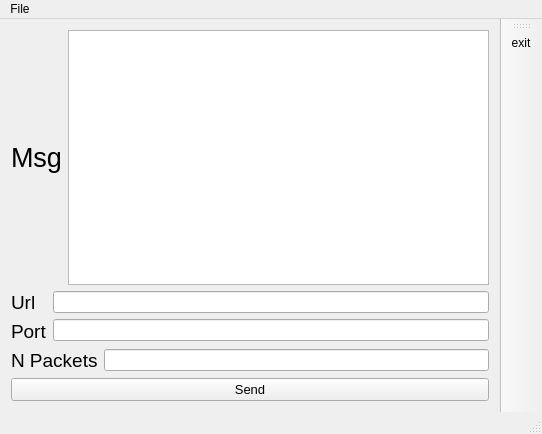
<?xml version="1.0" encoding="UTF-8"?>
<ui version="4.0">
 <class>MainWindow</class>
 <widget class="QMainWindow" name="MainWindow">
  <property name="geometry">
   <rect>
    <x>0</x>
    <y>0</y>
    <width>542</width>
    <height>434</height>
   </rect>
  </property>
  <property name="windowTitle">
   <string>MainWindow</string>
  </property>
  <widget class="QWidget" name="centralWidget">
   <layout class="QVBoxLayout" name="verticalLayout_3">
    <item>
     <layout class="QHBoxLayout" name="horizontalLayout">
      <item>
       <widget class="QLabel" name="label_3">
        <property name="font">
         <font>
          <pointsize>20</pointsize>
         </font>
        </property>
        <property name="text">
         <string>Msg</string>
        </property>
       </widget>
      </item>
      <item>
       <widget class="QTextEdit" name="textEdit"/>
      </item>
     </layout>
    </item>
    <item>
     <layout class="QHBoxLayout" name="horizontalLayout_2">
      <item>
       <layout class="QVBoxLayout" name="verticalLayout_2">
        <item>
         <widget class="QLabel" name="label">
          <property name="font">
           <font>
            <pointsize>14</pointsize>
           </font>
          </property>
          <property name="text">
           <string>Url</string>
          </property>
         </widget>
        </item>
        <item>
         <widget class="QLabel" name="label_2">
          <property name="font">
           <font>
            <pointsize>14</pointsize>
           </font>
          </property>
          <property name="text">
           <string>Port</string>
          </property>
         </widget>
        </item>
       </layout>
      </item>
      <item>
       <layout class="QVBoxLayout" name="verticalLayout">
        <item>
         <widget class="QLineEdit" name="lineEdit"/>
        </item>
        <item>
         <widget class="QLineEdit" name="lineEdit_2"/>
        </item>
       </layout>
      </item>
     </layout>
    </item>
    <item>
     <layout class="QHBoxLayout" name="horizontalLayout_3">
      <item>
       <widget class="QLabel" name="label_4">
        <property name="font">
         <font>
          <pointsize>14</pointsize>
         </font>
        </property>
        <property name="text">
         <string>N Packets</string>
        </property>
       </widget>
      </item>
      <item>
       <widget class="QLineEdit" name="lineEdit_3"/>
      </item>
     </layout>
    </item>
    <item>
     <widget class="QPushButton" name="pushButton">
      <property name="font">
       <font>
        <pointsize>10</pointsize>
       </font>
      </property>
      <property name="text">
       <string>Send</string>
      </property>
     </widget>
    </item>
   </layout>
  </widget>
  <widget class="QMenuBar" name="menuBar">
   <property name="geometry">
    <rect>
     <x>0</x>
     <y>0</y>
     <width>542</width>
     <height>20</height>
    </rect>
   </property>
   <widget class="QMenu" name="menuFile">
    <property name="title">
     <string>File</string>
    </property>
    <addaction name="actionExit"/>
   </widget>
   <addaction name="menuFile"/>
  </widget>
  <widget class="QToolBar" name="mainToolBar">
   <attribute name="toolBarArea">
    <enum>RightToolBarArea</enum>
   </attribute>
   <attribute name="toolBarBreak">
    <bool>false</bool>
   </attribute>
   <addaction name="actionExit"/>
  </widget>
  <widget class="QStatusBar" name="statusBar"/>
  <action name="actionExit">
   <property name="icon">
    <iconset resource="res.qrc">
     <normaloff>:/icons/close.png</normaloff>:/icons/close.png</iconset>
   </property>
   <property name="text">
    <string>exit</string>
   </property>
  </action>
 </widget>
 <layoutdefault spacing="6" margin="11"/>
 <resources>
  <include location="res.qrc"/>
 </resources>
 <connections/>
</ui>
